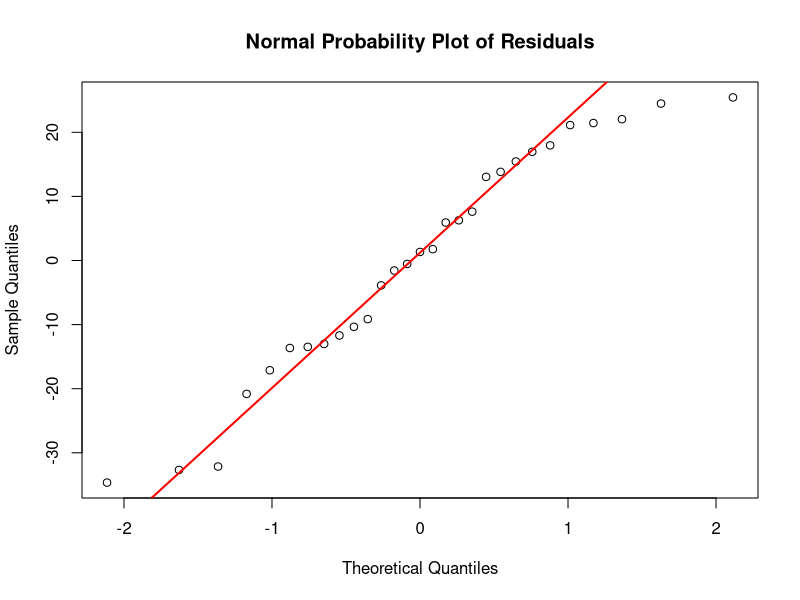
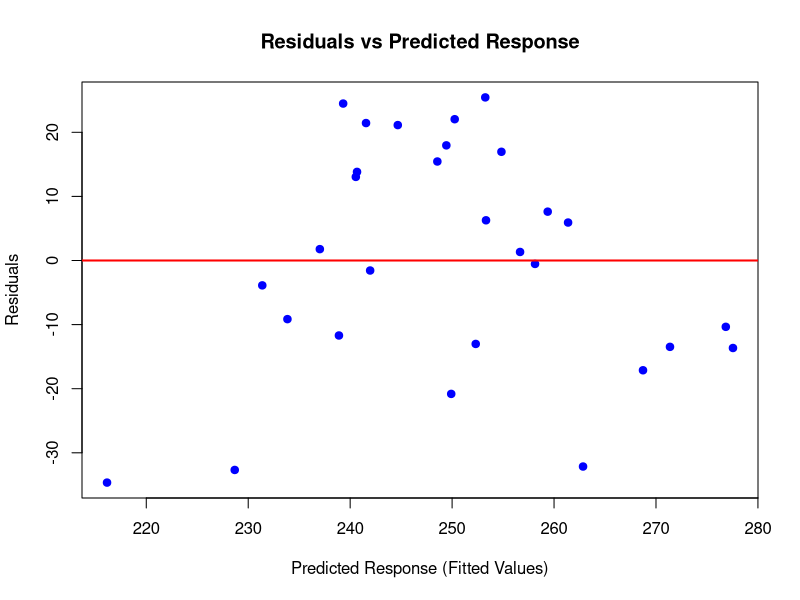

Source code (R) for these figures, in order:
# -----------------------------------------
# Problem: Solar Energy Data (Problem 2.3)
# Parts (a) and (b)
# -----------------------------------------

# Load required library
library(readxl)

# Read data (adjust sheet name if necessary)
solar <- read_excel("Homework4/data-table-B2(1).XLS")

# View first few rows to confirm structure
head(solar)

# Suppose 'Energy' is the response variable (y) and 'Temp' is the predictor (x)
# Replace column names if different in your file
model <- lm(y ~ x1, data = solar)

# Display model summary
summary(model)


# ----- (a) Normal Probability Plot of Residuals -----
residuals_model <- resid(model)

# Q-Q plot (Normal Probability Plot)
qqnorm(residuals_model, main = "Normal Probability Plot of Residuals")
qqline(residuals_model, col = "red", lwd = 2)

# Interpretation (after plotting):
# If residuals roughly follow the straight red line,
# the normality assumption is reasonable.


# ----- (b) Residuals vs Predicted Values -----
fitted_values <- fitted(model)

plot(fitted_values, residuals_model,
     main = "Residuals vs Predicted Response",
     xlab = "Predicted Response (Fitted Values)",
     ylab = "Residuals",
     pch = 19, col = "blue")
abline(h = 0, col = "red", lwd = 2)

# Interpretation:
# If residuals are randomly scattered around 0 without a pattern,
# it suggests constant variance and linearity are reasonable.
